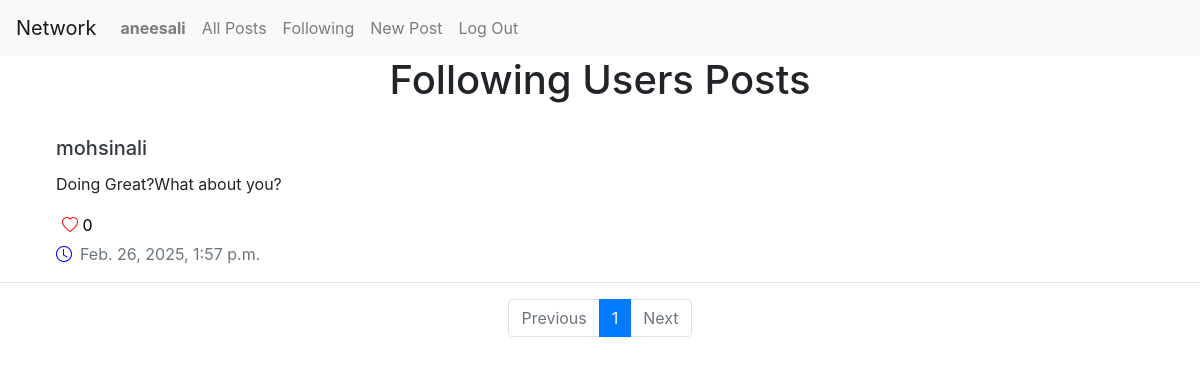
The app's page /following (signed in) with its own data.
### network/models.py (models this page shows)
class User(AbstractUser):
    pass

class Posts(models.Model):
    user=models.ForeignKey(User,on_delete=models.CASCADE,related_name="posts")
    content=models.TextField(max_length=350)
    likes=models.ManyToManyField(User,related_name="liked_posts",null=True)
    timestamp=models.DateTimeField(auto_now_add=True)
    @property
    def likes_count(self):
        return self.likes.count()

### network/views.py (the view)
# urls.py: path("following", views.following, name="following"),
@login_required
def following(request):
    user=request.user
    user_follows=Follow.objects.filter(follower=user)
    following=user_follows.values_list('following',flat=True)
    posts=Posts.objects.filter(user__in=following).order_by('-timestamp')
    paginator=Paginator(posts,10)
    page_num=request.GET.get('page')
    page_obj=paginator.get_page(page_num)
    return render(request,"network/following.html",{
        "posts":page_obj,
    })

### network/templates/network/following.html
{% extends "network/layout.html" %}
{% block body %}
    <div class="text-center">
        <h1>Following Users Posts</h1>
        </div>
    {% if posts %}
    <ul class="list-unstyled">
    {% for post in posts %}
  <br>
<div class="ml-5">
    <li class="ml-2">
            <h5 class="card-title" type="submit"><a href="{% url 'profile' user_id=post.user.id %}" class="text-decoration-none text-dark">{{ post.user }}</a></h5>
            <p class="card-text">{{ post.content }}</p>
            <button class="like-btn ms-1 mb-1" data-post-id="{{post.id}}" style="border:none;background:transparent">
                <i class="bi bi-heart {% if request.user in post.likes.all%}-fill{% endif %}" style="color:red"></i>
                <span id="like-count-{{post.id}}">{{post.likes_count}}</span>
            </button>
            <p class="card-text text-muted"><i class="bi bi-clock mr-2" style="color:blue"></i>{{ post.timestamp }}</p>
    </li></div><hr>
    {% endfor %}
    </ul>
    {% endif %}
    <nav >
        <ul class="pagination justify-content-center">
            {% if posts.has_previous %}
            <li class="page-item">
                <a class="page-link" href="?page={{posts.previous_page_number}}">Previous</a>
            </li>
            {% else %}
            <li class="page-item disabled">
                <a class="page-link" tabindex="-1">Previous</a>
            </li>
            {% endif %}
            <li class="page-item active">
                <a class="page-link" href="#">{{posts.number}}</a>
            </li>
            {% if posts.has_next %}
            <li class="page-item">
                <a class="page-link" href="?page={{posts.next_page_number}}">Next</a>
            </li>
            {% else %}
            <li class="page-item disabled">
                <a class="page-link" tabindex="-1">Next</a>
            </li>
            {% endif %}
        </ul>
    </nav>
{% endblock %}

### network/templates/network/layout.html (shortened to what this page needs)
{% load static %}
<!DOCTYPE html>
<html lang="en">
    <head>
        <link rel="stylesheet" href="https://stackpath.bootstrapcdn.com/bootstrap/4.4.1/css/bootstrap.min.css">
        <link rel="stylesheet" href="https://cdn.jsdelivr.net/npm/bootstrap-icons/font/bootstrap-icons.css">
        <link href="{% static 'network/styles.css' %}" rel="stylesheet">
    </head>
    <body>
        <nav class="navbar navbar-expand-lg navbar-light bg-light">
            <a class="navbar-brand" href="#">Network</a>
            <div>
              <ul class="navbar-nav mr-auto">
                {% if user.is_authenticated %}
                    <li class="nav-item">
                        <a class="nav-link" href="#"><strong>{{ user.username }}</strong></a>
                    </li>
                {% endif %}
                <li class="nav-item">
                  <a class="nav-link" href="{% url 'index' %}">All Posts</a>
                </li>
                {% if user.is_authenticated %}
                    <li class="nav-item">
                        <a class="nav-link" href="{% url 'following' %}">Following</a>
                    </li>
                    <li class="nav-item">
                        <a class="nav-link" href="{% url 'newpost' %}">New Post</a>
                    </li>
                    <li class="nav-item">
                        <a class="nav-link" href="{% url 'logout' %}">Log Out</a>
                    </li>
                {% endif %}
              </ul>
            </div>
          </nav>
        <div class="body">
            {% block body %}
            {% endblock %}
        </div>
    </body>
</html>

### records on screen
User: username "aneesali"
Posts: user "mohsinali", content "Doing Great?What about you?", likes_count "0", timestamp "Feb. 26, 2025, 1:57 p.m."

### other values on screen
{{ posts.number }} "1"
